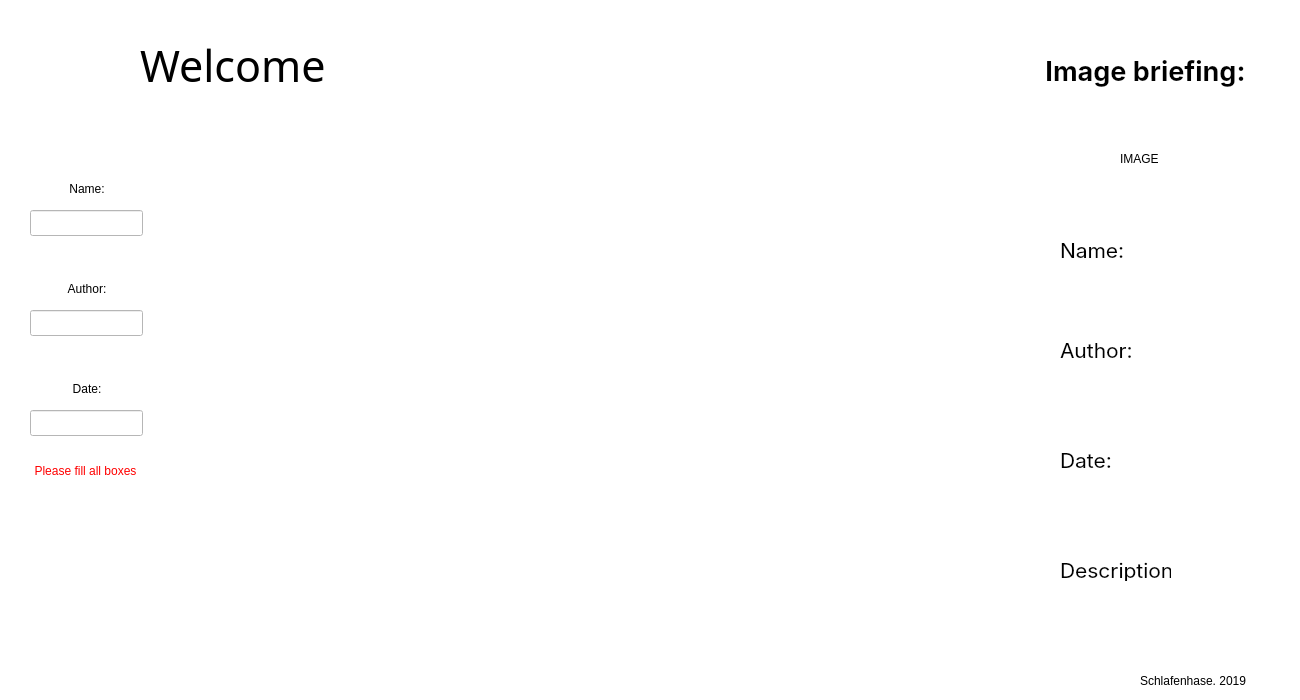
<?xml version="1.0" encoding="UTF-8"?>
<ui version="4.0">
 <class>Menu</class>
 <widget class="QMainWindow" name="Menu">
  <property name="geometry">
   <rect>
    <x>0</x>
    <y>0</y>
    <width>1300</width>
    <height>700</height>
   </rect>
  </property>
  <property name="windowTitle">
   <string>Invincible Library</string>
  </property>
  <property name="windowIcon">
   <iconset resource="assets/resources.qrc">
    <normaloff>:/main/default/mainLogo.png</normaloff>:/main/default/mainLogo.png</iconset>
  </property>
  <property name="styleSheet">
   <string notr="true">background-color: white</string>
  </property>
  <widget class="QWidget" name="centralwidget">
   <property name="sizePolicy">
    <sizepolicy hsizetype="Fixed" vsizetype="Fixed">
     <horstretch>0</horstretch>
     <verstretch>0</verstretch>
    </sizepolicy>
   </property>
   <property name="minimumSize">
    <size>
     <width>1300</width>
     <height>700</height>
    </size>
   </property>
   <property name="maximumSize">
    <size>
     <width>1300</width>
     <height>700</height>
    </size>
   </property>
   <widget class="QLabel" name="invincibleLabel">
    <property name="geometry">
     <rect>
      <x>0</x>
      <y>50</y>
      <width>1271</width>
      <height>701</height>
     </rect>
    </property>
    <property name="font">
     <font>
      <family>SF Pro Rounded</family>
      <pointsize>50</pointsize>
      <weight>50</weight>
      <italic>false</italic>
      <bold>false</bold>
      <underline>false</underline>
      <strikeout>false</strikeout>
      <kerning>true</kerning>
     </font>
    </property>
    <property name="text">
     <string>MyInvincibleLibrary</string>
    </property>
    <property name="alignment">
     <set>Qt::AlignCenter</set>
    </property>
   </widget>
   <widget class="QLabel" name="mainLogo">
    <property name="geometry">
     <rect>
      <x>20</x>
      <y>20</y>
      <width>101</width>
      <height>101</height>
     </rect>
    </property>
    <property name="text">
     <string/>
    </property>
    <property name="pixmap">
     <pixmap resource="assets/resources.qrc">:/main/default/mainLogo.png</pixmap>
    </property>
    <property name="scaledContents">
     <bool>true</bool>
    </property>
   </widget>
   <widget class="QPushButton" name="addButton">
    <property name="geometry">
     <rect>
      <x>50</x>
      <y>510</y>
      <width>65</width>
      <height>65</height>
     </rect>
    </property>
    <property name="styleSheet">
     <string notr="true">border: 0</string>
    </property>
    <property name="text">
     <string/>
    </property>
    <property name="icon">
     <iconset resource="assets/resources.qrc">
      <normaloff>:/main/buttons/buttons/addButton.png</normaloff>:/main/buttons/buttons/addButton.png</iconset>
    </property>
    <property name="iconSize">
     <size>
      <width>64</width>
      <height>64</height>
     </size>
    </property>
   </widget>
   <widget class="QLabel" name="creditsLabel">
    <property name="geometry">
     <rect>
      <x>1140</x>
      <y>670</y>
      <width>151</width>
      <height>21</height>
     </rect>
    </property>
    <property name="text">
     <string>Schlafenhase. 2019</string>
    </property>
   </widget>
   <widget class="QPushButton" name="enterButton">
    <property name="geometry">
     <rect>
      <x>570</x>
      <y>480</y>
      <width>111</width>
      <height>51</height>
     </rect>
    </property>
    <property name="font">
     <font>
      <pointsize>11</pointsize>
     </font>
    </property>
    <property name="styleSheet">
     <string notr="true">border:0</string>
    </property>
    <property name="text">
     <string/>
    </property>
    <property name="icon">
     <iconset resource="assets/resources.qrc">
      <normaloff>:/main/buttons/buttons/enterButton.png</normaloff>:/main/buttons/buttons/enterButton.png</iconset>
    </property>
    <property name="iconSize">
     <size>
      <width>100</width>
      <height>100</height>
     </size>
    </property>
   </widget>
   <widget class="QLabel" name="welcomeLabel">
    <property name="geometry">
     <rect>
      <x>140</x>
      <y>40</y>
      <width>221</width>
      <height>51</height>
     </rect>
    </property>
    <property name="font">
     <font>
      <family>SF Pro Rounded</family>
      <pointsize>32</pointsize>
     </font>
    </property>
    <property name="styleSheet">
     <string notr="true"/>
    </property>
    <property name="text">
     <string>Welcome</string>
    </property>
   </widget>
   <widget class="QLabel" name="copyBackground">
    <property name="geometry">
     <rect>
      <x>0</x>
      <y>-10</y>
      <width>1311</width>
      <height>701</height>
     </rect>
    </property>
    <property name="text">
     <string/>
    </property>
    <property name="pixmap">
     <pixmap resource="assets/resources.qrc">:/main/default/greyBackground.png</pixmap>
    </property>
    <property name="scaledContents">
     <bool>true</bool>
    </property>
   </widget>
   <widget class="QLabel" name="dropIcon">
    <property name="geometry">
     <rect>
      <x>550</x>
      <y>220</y>
      <width>121</width>
      <height>121</height>
     </rect>
    </property>
    <property name="styleSheet">
     <string notr="true">background-color: transparent</string>
    </property>
    <property name="text">
     <string/>
    </property>
    <property name="pixmap">
     <pixmap resource="assets/resources.qrc">:/main/default/dropIcon.png</pixmap>
    </property>
    <property name="scaledContents">
     <bool>true</bool>
    </property>
   </widget>
   <widget class="QLabel" name="dropLabel">
    <property name="geometry">
     <rect>
      <x>500</x>
      <y>400</y>
      <width>241</width>
      <height>41</height>
     </rect>
    </property>
    <property name="font">
     <font>
      <pointsize>24</pointsize>
     </font>
    </property>
    <property name="styleSheet">
     <string notr="true">background-color: transparent</string>
    </property>
    <property name="text">
     <string>Drop to upload</string>
    </property>
    <property name="alignment">
     <set>Qt::AlignCenter</set>
    </property>
   </widget>
   <widget class="QGraphicsView" name="imageView">
    <property name="geometry">
     <rect>
      <x>170</x>
      <y>110</y>
      <width>890</width>
      <height>550</height>
     </rect>
    </property>
    <property name="sizePolicy">
     <sizepolicy hsizetype="Fixed" vsizetype="Expanding">
      <horstretch>0</horstretch>
      <verstretch>0</verstretch>
     </sizepolicy>
    </property>
    <property name="minimumSize">
     <size>
      <width>890</width>
      <height>550</height>
     </size>
    </property>
    <property name="maximumSize">
     <size>
      <width>890</width>
      <height>550</height>
     </size>
    </property>
    <property name="styleSheet">
     <string notr="true">border: 0</string>
    </property>
    <property name="lineWidth">
     <number>1</number>
    </property>
    <property name="verticalScrollBarPolicy">
     <enum>Qt::ScrollBarAsNeeded</enum>
    </property>
    <property name="horizontalScrollBarPolicy">
     <enum>Qt::ScrollBarAlwaysOff</enum>
    </property>
   </widget>
   <widget class="QLineEdit" name="authorEntry">
    <property name="geometry">
     <rect>
      <x>30</x>
      <y>310</y>
      <width>113</width>
      <height>26</height>
     </rect>
    </property>
   </widget>
   <widget class="QLineEdit" name="dateEntry">
    <property name="geometry">
     <rect>
      <x>30</x>
      <y>410</y>
      <width>113</width>
      <height>26</height>
     </rect>
    </property>
   </widget>
   <widget class="QLineEdit" name="nameEntry">
    <property name="geometry">
     <rect>
      <x>30</x>
      <y>210</y>
      <width>113</width>
      <height>26</height>
     </rect>
    </property>
   </widget>
   <widget class="QLabel" name="nameLabel">
    <property name="geometry">
     <rect>
      <x>50</x>
      <y>180</y>
      <width>74</width>
      <height>18</height>
     </rect>
    </property>
    <property name="text">
     <string>Name:</string>
    </property>
    <property name="alignment">
     <set>Qt::AlignCenter</set>
    </property>
   </widget>
   <widget class="QLabel" name="authorLabel">
    <property name="geometry">
     <rect>
      <x>50</x>
      <y>280</y>
      <width>74</width>
      <height>18</height>
     </rect>
    </property>
    <property name="text">
     <string>Author:</string>
    </property>
    <property name="alignment">
     <set>Qt::AlignCenter</set>
    </property>
   </widget>
   <widget class="QLabel" name="dateLabel">
    <property name="geometry">
     <rect>
      <x>50</x>
      <y>380</y>
      <width>74</width>
      <height>18</height>
     </rect>
    </property>
    <property name="text">
     <string>Date:</string>
    </property>
    <property name="alignment">
     <set>Qt::AlignCenter</set>
    </property>
   </widget>
   <widget class="QPushButton" name="refreshButton">
    <property name="geometry">
     <rect>
      <x>50</x>
      <y>590</y>
      <width>65</width>
      <height>65</height>
     </rect>
    </property>
    <property name="styleSheet">
     <string notr="true">border: 0</string>
    </property>
    <property name="text">
     <string/>
    </property>
    <property name="icon">
     <iconset resource="assets/resources.qrc">
      <normaloff>:/main/buttons/buttons/refreshButton.png</normaloff>:/main/buttons/buttons/refreshButton.png</iconset>
    </property>
    <property name="iconSize">
     <size>
      <width>64</width>
      <height>64</height>
     </size>
    </property>
   </widget>
   <widget class="QLabel" name="fillPromptLabel">
    <property name="geometry">
     <rect>
      <x>10</x>
      <y>460</y>
      <width>151</width>
      <height>21</height>
     </rect>
    </property>
    <property name="styleSheet">
     <string notr="true">color:red</string>
    </property>
    <property name="text">
     <string>Please fill all boxes</string>
    </property>
    <property name="alignment">
     <set>Qt::AlignCenter</set>
    </property>
   </widget>
   <widget class="QLabel" name="briefingLabel">
    <property name="geometry">
     <rect>
      <x>1040</x>
      <y>50</y>
      <width>211</width>
      <height>41</height>
     </rect>
    </property>
    <property name="font">
     <font>
      <family>SF Pro Text</family>
      <pointsize>20</pointsize>
      <weight>75</weight>
      <bold>true</bold>
     </font>
    </property>
    <property name="styleSheet">
     <string notr="true">color:black</string>
    </property>
    <property name="text">
     <string>Image briefing:</string>
    </property>
    <property name="alignment">
     <set>Qt::AlignCenter</set>
    </property>
   </widget>
   <widget class="QLabel" name="selectedImageLabel">
    <property name="geometry">
     <rect>
      <x>1120</x>
      <y>150</y>
      <width>74</width>
      <height>18</height>
     </rect>
    </property>
    <property name="text">
     <string>IMAGE</string>
    </property>
   </widget>
   <widget class="QLabel" name="nameBriefingLabel">
    <property name="geometry">
     <rect>
      <x>1060</x>
      <y>240</y>
      <width>101</width>
      <height>21</height>
     </rect>
    </property>
    <property name="font">
     <font>
      <family>SF Pro Display</family>
      <pointsize>16</pointsize>
     </font>
    </property>
    <property name="styleSheet">
     <string notr="true">color:</string>
    </property>
    <property name="text">
     <string>Name:</string>
    </property>
   </widget>
   <widget class="QLabel" name="authorBriefingLabel">
    <property name="geometry">
     <rect>
      <x>1060</x>
      <y>340</y>
      <width>101</width>
      <height>21</height>
     </rect>
    </property>
    <property name="font">
     <font>
      <family>SF Pro Display</family>
      <pointsize>16</pointsize>
     </font>
    </property>
    <property name="styleSheet">
     <string notr="true">color:</string>
    </property>
    <property name="text">
     <string>Author:</string>
    </property>
   </widget>
   <widget class="QLabel" name="dateBriefingLabel">
    <property name="geometry">
     <rect>
      <x>1060</x>
      <y>450</y>
      <width>101</width>
      <height>21</height>
     </rect>
    </property>
    <property name="font">
     <font>
      <family>SF Pro Display</family>
      <pointsize>16</pointsize>
     </font>
    </property>
    <property name="styleSheet">
     <string notr="true">color:</string>
    </property>
    <property name="text">
     <string>Date:</string>
    </property>
   </widget>
   <widget class="QLabel" name="descriptionBriefingLabel">
    <property name="geometry">
     <rect>
      <x>1060</x>
      <y>560</y>
      <width>111</width>
      <height>21</height>
     </rect>
    </property>
    <property name="font">
     <font>
      <family>SF Pro Display</family>
      <pointsize>16</pointsize>
     </font>
    </property>
    <property name="styleSheet">
     <string notr="true">color:</string>
    </property>
    <property name="text">
     <string>Description:</string>
    </property>
   </widget>
   <widget class="QLabel" name="nameDisplay">
    <property name="geometry">
     <rect>
      <x>1090</x>
      <y>280</y>
      <width>141</width>
      <height>20</height>
     </rect>
    </property>
    <property name="font">
     <font>
      <family>SF Pro Text</family>
      <pointsize>12</pointsize>
     </font>
    </property>
    <property name="text">
     <string/>
    </property>
    <property name="alignment">
     <set>Qt::AlignCenter</set>
    </property>
   </widget>
   <widget class="QLabel" name="authorDisplay">
    <property name="geometry">
     <rect>
      <x>1090</x>
      <y>390</y>
      <width>141</width>
      <height>20</height>
     </rect>
    </property>
    <property name="font">
     <font>
      <family>SF Pro Text</family>
      <pointsize>12</pointsize>
     </font>
    </property>
    <property name="text">
     <string/>
    </property>
    <property name="alignment">
     <set>Qt::AlignCenter</set>
    </property>
   </widget>
   <widget class="QLabel" name="dateDisplay">
    <property name="geometry">
     <rect>
      <x>1090</x>
      <y>500</y>
      <width>141</width>
      <height>20</height>
     </rect>
    </property>
    <property name="font">
     <font>
      <family>SF Pro Text</family>
      <pointsize>12</pointsize>
     </font>
    </property>
    <property name="text">
     <string/>
    </property>
    <property name="alignment">
     <set>Qt::AlignCenter</set>
    </property>
   </widget>
   <widget class="QLabel" name="descriptionDisplay">
    <property name="geometry">
     <rect>
      <x>1090</x>
      <y>620</y>
      <width>141</width>
      <height>20</height>
     </rect>
    </property>
    <property name="font">
     <font>
      <family>SF Pro Text</family>
      <pointsize>12</pointsize>
     </font>
    </property>
    <property name="text">
     <string/>
    </property>
    <property name="alignment">
     <set>Qt::AlignCenter</set>
    </property>
   </widget>
   <zorder>dropLabel</zorder>
   <zorder>copyBackground</zorder>
   <zorder>invincibleLabel</zorder>
   <zorder>dropIcon</zorder>
   <zorder>mainLogo</zorder>
   <zorder>addButton</zorder>
   <zorder>creditsLabel</zorder>
   <zorder>enterButton</zorder>
   <zorder>welcomeLabel</zorder>
   <zorder>authorEntry</zorder>
   <zorder>dateEntry</zorder>
   <zorder>nameEntry</zorder>
   <zorder>nameLabel</zorder>
   <zorder>authorLabel</zorder>
   <zorder>dateLabel</zorder>
   <zorder>imageView</zorder>
   <zorder>refreshButton</zorder>
   <zorder>fillPromptLabel</zorder>
   <zorder>briefingLabel</zorder>
   <zorder>selectedImageLabel</zorder>
   <zorder>nameBriefingLabel</zorder>
   <zorder>authorBriefingLabel</zorder>
   <zorder>dateBriefingLabel</zorder>
   <zorder>descriptionBriefingLabel</zorder>
   <zorder>nameDisplay</zorder>
   <zorder>authorDisplay</zorder>
   <zorder>dateDisplay</zorder>
   <zorder>descriptionDisplay</zorder>
  </widget>
 </widget>
 <resources>
  <include location="assets/resources.qrc"/>
 </resources>
 <connections/>
</ui>
